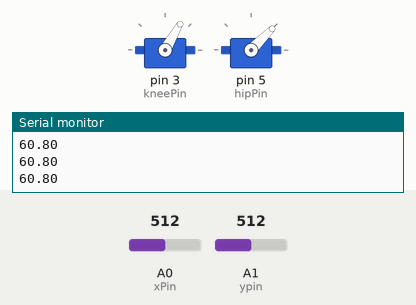
Recording of a program running on a simulated Arduino Uno, built with avr-gcc and run on an emulated ATmega328P. Shown: 2 × servo, the last lines printed to the serial monitor. The inputs (shaded band) are chosen by the test bench; at power-on: A1 (ypin) = 512, A0 (xPin) = 512.

Above: at 1.2 s.
1.3 s: A1 (ypin) set to 999
At 2.2 s:
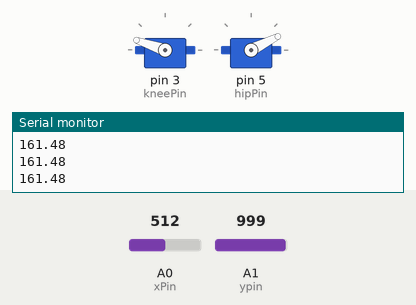
2.8 s: A1 (ypin) set to 1012
At 4.0 s:
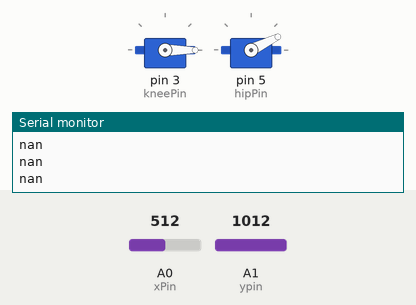
4.3 s: A0 (xPin) set to 306
At 5.5 s:
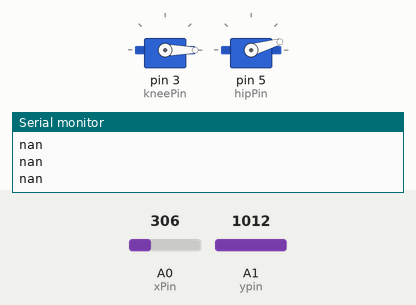
5.8 s: A0 (xPin) set to 900
At 7.0 s:
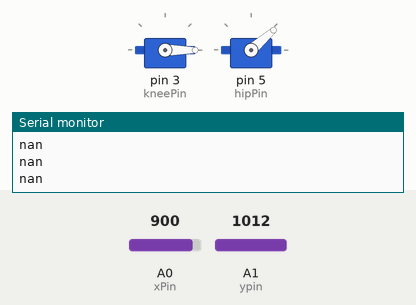
7.3 s: A1 (ypin) set to 900
At 7.7 s:
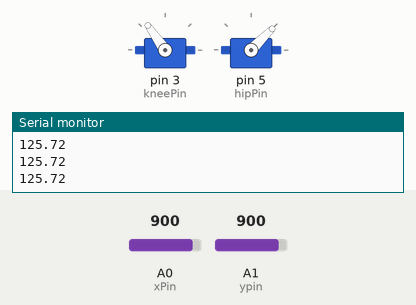
8.9 s: A0 (xPin) set to 716
At 9.8 s:
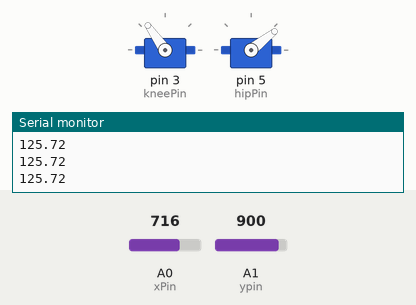
Timing chart, 0 to 11.5 s (numbered marks = the images above; inputs shaded):
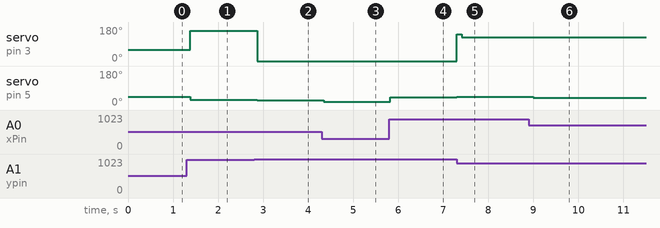

Measured:
- the behaviour switches between 1011 and 1012 on A1 (ypin) (found by bisection; images 1 and 2)
- after the input at 1.3 s, servo on pin 3 (kneePin): 60° → 161° after 0.08 s; servo on pin 5 (hipPin): 45° → 27° after 0.08 s
- after the input at 2.8 s, servo on pin 3 (kneePin): 161° → 0° after 0.07 s; servo on pin 5 (hipPin): 27° → 26° after 0.07 s
- after the input at 4.3 s, servo on pin 5 (hipPin): 26° → 16° after 0.05 s
- after the input at 5.8 s, servo on pin 5 (hipPin): 16° → 41° at once
- after the input at 7.3 s, servo on pin 3 (kneePin): 0° → 141° at once, → 125° 0.11 s later; servo on pin 5 (hipPin): 41° → 43° at once, → 45° 0.11 s later
- after the input at 8.9 s, servo on pin 5 (hipPin): 45° → 38° after 0.10 s

The program:

main.cpp
```cpp
#include <Arduino.h>
#include <Servo.h>
#include <math.h>

int kneePin = 3;
int hipPin = 5;

int smooth;
int prev =0;

float a = 2.67;
float b = 2.67;
float c;

double angle;

Servo knee;
Servo hip;

int xPin = A0;
int ypin = A1;

int x;
int y;

int sample = 20;
int minChange = 10;

int prevX;
int prevY;

double kneeAngle(float a,float b, float c){


  double angle = sq(a)+sq(b)-sq(c);
  angle = angle/(2*a*b);
  angle = acos(angle)*180/PI;

  return angle;
}


//Angle for hip given a=b
double hipAngle(double c, double x){
  double angle = atan(x/c);
  angle = angle*180/PI;
  return angle;
}


void setup() {
  knee.attach(kneePin);
  hip.attach(hipPin);

  pinMode(xPin,INPUT);
  pinMode(ypin,INPUT);
  knee.write(0);
  hip.write(0);

  Serial.begin(9600);


}


void loop() {
  x = analogRead(xPin);
  y= analogRead(ypin);
  // Serial.print("X: ");
  // Serial.print(x);
  // Serial.print("  Y: ");
  //   Serial.println(y);

    for(int i =0; i<=sample; i++){
         x += analogRead(xPin);
         y += analogRead(ypin);

    }
    x = x/sample;
    y = y/sample;

    if(abs(x-prevX)>minChange){
        prevX =x;
    }
if(abs(y-prevY)>minChange){
      prevY=y;
      c = prevY*.0048;
    }

    Serial.println(kneeAngle(a,b,c));


    knee.write(kneeAngle(a,b,c));
    hip.write(hipAngle(c,prevX*.0048));


  delay(100);


}
```
